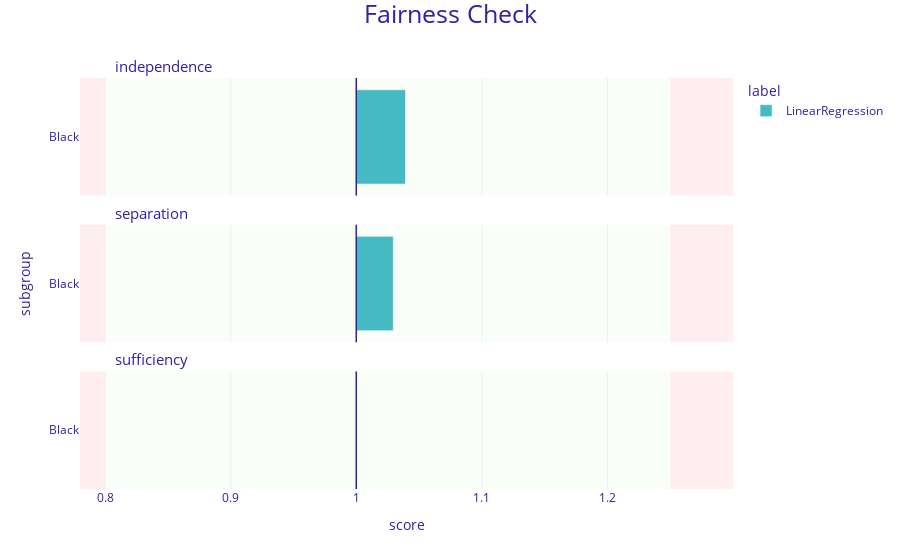

Here is the notebook cell this chart was saved with:
### Code cell
fobject1.fairness_check()
fobject1.plot()

### Figure 1 — Plotly figure (JSON) as saved in the notebook; plotly's stock layout.template omitted (floating-point values rounded to 4 significant figures)
{"data": [{"alignmentgroup": "True", "customdata": [["Black", 1.039, "LinearRegression"]], "hovertemplate": "<b>%{customdata[2]}</b><br>Subgroup: %{customdata[0]}<br>Score: %{customdata[1]}<br><extra></extra>", "legendgroup": "LinearRegression", "marker": {"color": "#46bac2", "pattern": {"shape": ""}}, "name": "LinearRegression", "offsetgroup": "LinearRegression", "orientation": "h", "showlegend": true, "textposition": "auto", "type": "bar", "x": [0.03919], "xaxis": "x3", "y": [0.5], "yaxis": "y3"}, {"alignmentgroup": "True", "customdata": [["Black", 1.029, "LinearRegression"]], "hovertemplate": "<b>%{customdata[2]}</b><br>Subgroup: %{customdata[0]}<br>Score: %{customdata[1]}<br><extra></extra>", "legendgroup": "LinearRegression", "marker": {"color": "#46bac2", "pattern": {"shape": ""}}, "name": "LinearRegression", "offsetgroup": "LinearRegression", "orientation": "h", "showlegend": false, "textposition": "auto", "type": "bar", "x": [0.02949], "xaxis": "x2", "y": [0.5], "yaxis": "y2"}, {"alignmentgroup": "True", "customdata": [["Black", 1.001, "LinearRegression"]], "hovertemplate": "<b>%{customdata[2]}</b><br>Subgroup: %{customdata[0]}<br>Score: %{customdata[1]}<br><extra></extra>", "legendgroup": "LinearRegression", "marker": {"color": "#46bac2", "pattern": {"shape": ""}}, "name": "LinearRegression", "offsetgroup": "LinearRegression", "orientation": "h", "showlegend": false, "textposition": "auto", "type": "bar", "x": [0.0005113], "xaxis": "x", "y": [0.5], "yaxis": "y"}], "layout": {"annotations": [{"font": {"size": 15}, "showarrow": false, "text": "sufficiency", "x": 0.05, "xanchor": "left", "xref": "paper", "y": 0.2867, "yanchor": "bottom", "yref": "paper"}, {"font": {"size": 15}, "showarrow": false, "text": "separation", "x": 0.05, "xanchor": "left", "xref": "paper", "y": 0.6433, "yanchor": "bottom", "yref": "paper"}, {"font": {"size": 15}, "showarrow": false, "text": "independence", "x": 0.05, "xanchor": "left", "xref": "paper", "y": 1.0, "yanchor": "bottom", "yref": "paper"}], "barmode": "group", "font": {"color": "#371ea3"}, "legend": {"title": {"text": "label"}, "tracegroupgap": 0}, "margin": {"b": 71, "r": 30, "t": 78}, "shapes": [{"fillcolor": "#f05a71", "layer": "below", "line": {"width": 0}, "opacity": 0.1, "type": "rect", "x0": 0.25, "x1": 0.3, "xref": "x", "y0": 0, "y1": 1, "yref": "y"}, {"fillcolor": "#f05a71", "layer": "below", "line": {"width": 0}, "opacity": 0.1, "type": "rect", "x0": -0.22, "x1": -0.2, "xref": "x", "y0": 0, "y1": 1, "yref": "y"}, {"fillcolor": "#c7f5bf", "layer": "below", "line": {"width": 0}, "opacity": 0.1, "type": "rect", "x0": -0.2, "x1": 0.25, "xref": "x", "y0": 0, "y1": 1, "yref": "y"}, {"line": {"color": "#371ea3", "width": 1.5}, "type": "line", "x0": 0, "x1": 0, "xref": "x", "y0": 0, "y1": 1, "yref": "y"}, {"fillcolor": "#f05a71", "layer": "below", "line": {"width": 0}, "opacity": 0.1, "type": "rect", "x0": 0.25, "x1": 0.3, "xref": "x", "y0": 0, "y1": 1, "yref": "y2"}, {"fillcolor": "#f05a71", "layer": "below", "line": {"width": 0}, "opacity": 0.1, "type": "rect", "x0": -0.22, "x1": -0.2, "xref": "x", "y0": 0, "y1": 1, "yref": "y2"}, {"fillcolor": "#c7f5bf", "layer": "below", "line": {"width": 0}, "opacity": 0.1, "type": "rect", "x0": -0.2, "x1": 0.25, "xref": "x", "y0": 0, "y1": 1, "yref": "y2"}, {"line": {"color": "#371ea3", "width": 1.5}, "type": "line", "x0": 0, "x1": 0, "xref": "x", "y0": 0, "y1": 1, "yref": "y2"}, {"fillcolor": "#f05a71", "layer": "below", "line": {"width": 0}, "opacity": 0.1, "type": "rect", "x0": 0.25, "x1": 0.3, "xref": "x", "y0": 0, "y1": 1, "yref": "y3"}, {"fillcolor": "#f05a71", "layer": "below", "line": {"width": 0}, "opacity": 0.1, "type": "rect", "x0": -0.22, "x1": -0.2, "xref": "x", "y0": 0, "y1": 1, "yref": "y3"}, {"fillcolor": "#c7f5bf", "layer": "below", "line": {"width": 0}, "opacity": 0.1, "type": "rect", "x0": -0.2, "x1": 0.25, "xref": "x", "y0": 0, "y1": 1, "yref": "y3"}, {"line": {"color": "#371ea3", "width": 1.5}, "type": "line", "x0": 0, "x1": 0, "xref": "x", "y0": 0, "y1": 1, "yref": "y3"}], "title": {"font": {"size": 25}, "text": "Fairness Check", "x": 0.5, "y": 0.99}, "xaxis": {"anchor": "y", "domain": [0, 1], "range": [-0.22, 0.3], "ticktext": [0.7, 0.8, 0.9, 1, 1.1, 1.2, 1], "tickvals": [-0.3, -0.2, -0.1, 0, 0.1, 0.2, 0], "title": {"text": "score"}}, "xaxis2": {"anchor": "y2", "domain": [0, 1], "matches": "x", "range": [-0.22, 0.3], "showticklabels": false, "ticktext": [0.7, 0.8, 0.9, 1, 1.1, 1.2, 1], "tickvals": [-0.3, -0.2, -0.1, 0, 0.1, 0.2, 0]}, "xaxis3": {"anchor": "y3", "domain": [0, 1], "matches": "x", "range": [-0.22, 0.3], "showticklabels": false, "ticktext": [0.7, 0.8, 0.9, 1, 1.1, 1.2, 1], "tickvals": [-0.3, -0.2, -0.1, 0, 0.1, 0.2, 0]}, "yaxis": {"anchor": "x", "domain": [0, 0.2867], "range": [0, 1], "showgrid": false, "ticktext": ["Black"], "tickvals": [0.5], "title": {"text": ""}, "zeroline": false}, "yaxis2": {"anchor": "x2", "domain": [0.3567, 0.6433], "matches": "y", "range": [0, 1], "showgrid": false, "ticktext": ["Black"], "tickvals": [0.5], "title": {"text": "subgroup"}, "zeroline": false}, "yaxis3": {"anchor": "x3", "domain": [0.7133, 1.0], "matches": "y", "range": [0, 1], "showgrid": false, "ticktext": ["Black"], "tickvals": [0.5], "title": {"text": ""}, "zeroline": false}}}
